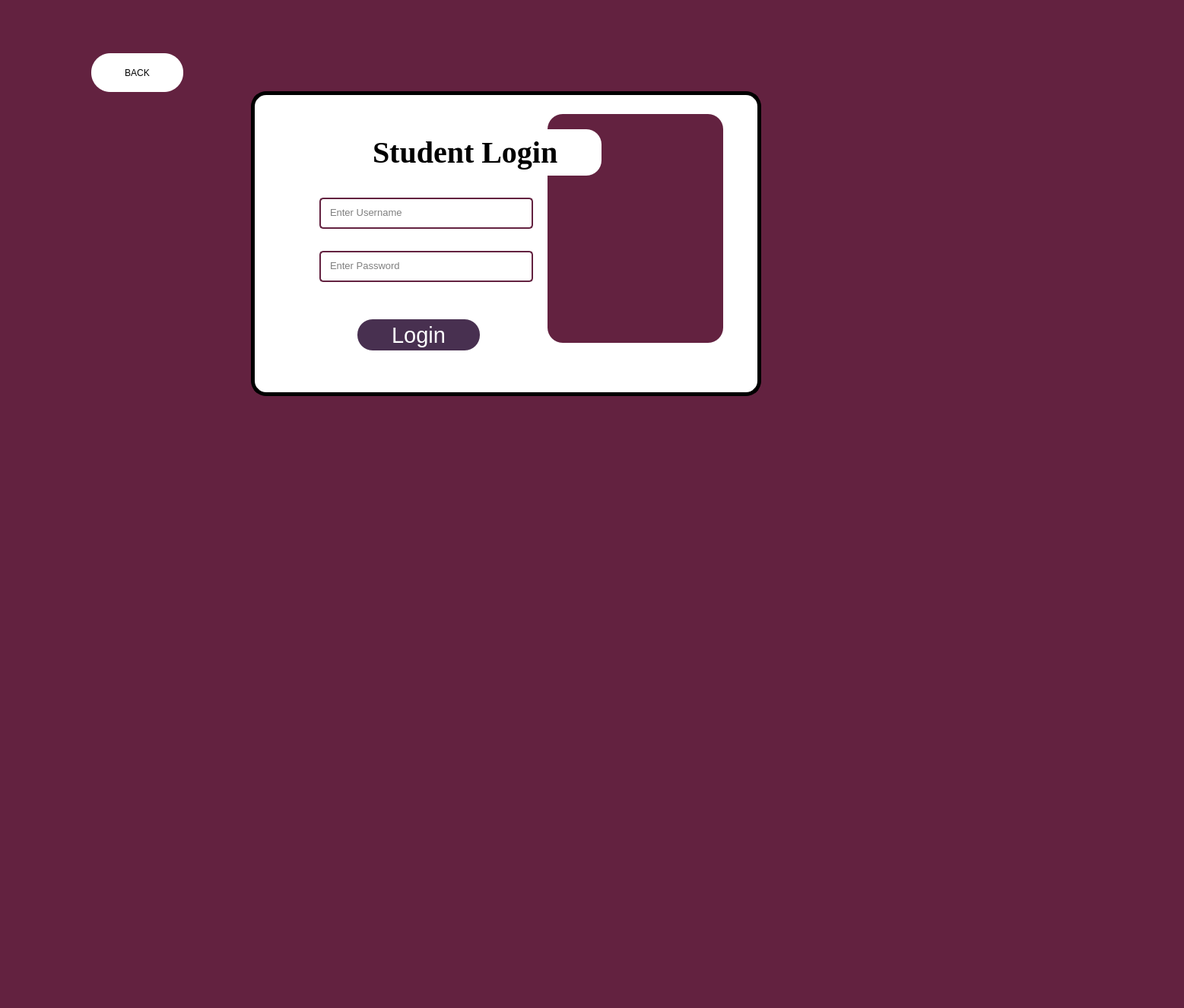
<?xml version="1.0" encoding="UTF-8"?>
<ui version="4.0">
 <class>MainWindow</class>
 <widget class="QMainWindow" name="MainWindow">
  <property name="geometry">
   <rect>
    <x>0</x>
    <y>0</y>
    <width>1557</width>
    <height>1326</height>
   </rect>
  </property>
  <property name="windowTitle">
   <string>Form</string>
  </property>
  <property name="styleSheet">
   <string notr="true">background-color: rgb(99,34,64);</string>
  </property>
  <widget class="QWidget" name="widget">
   <property name="styleSheet">
    <string notr="true">background-color: rgb(99,34,64);
border-radius:20px;</string>
   </property>
   <widget class="QLineEdit" name="lineEdit">
    <property name="geometry">
     <rect>
      <x>420</x>
      <y>260</y>
      <width>281</width>
      <height>41</height>
     </rect>
    </property>
    <property name="font">
     <font>
      <pointsize>10</pointsize>
     </font>
    </property>
    <property name="styleSheet">
     <string notr="true">background-color: rgb(255,255,255);
border-radius:5px;
padding-left:10px;
border:1.5px solid rgba(0,0,0);
border-color: rgb(99, 34, 64);
padding-bottom:3px</string>
    </property>
    <property name="placeholderText">
     <string>Enter Username</string>
    </property>
   </widget>
   <widget class="QLineEdit" name="lineEdit_2">
    <property name="geometry">
     <rect>
      <x>420</x>
      <y>330</y>
      <width>281</width>
      <height>41</height>
     </rect>
    </property>
    <property name="font">
     <font>
      <pointsize>10</pointsize>
     </font>
    </property>
    <property name="styleSheet">
     <string notr="true">background-color: rgb(255, 255, 255);
color: rgb(0,0,0);
border-radius:5px;
padding-left:10px;
border:1.5px solid rgba(0,0,0);
border-color: rgb(99, 34, 64);
padding-bottom:3px</string>
    </property>
    <property name="echoMode">
     <enum>QLineEdit::Password</enum>
    </property>
    <property name="placeholderText">
     <string>Enter Password</string>
    </property>
   </widget>
   <widget class="QPushButton" name="loginbutton">
    <property name="geometry">
     <rect>
      <x>470</x>
      <y>420</y>
      <width>161</width>
      <height>41</height>
     </rect>
    </property>
    <property name="font">
     <font>
      <family>MS Shell Dlg 2</family>
      <pointsize>22</pointsize>
      <weight>50</weight>
      <italic>false</italic>
      <bold>false</bold>
     </font>
    </property>
    <property name="styleSheet">
     <string notr="true">QPushButton{
font: 22pt &quot;MS Shell Dlg 2&quot;;
	background-color: rgb(72, 48, 80);
    color:rgb(255, 255, 255);
border-radius:20px;
}

QPushButton:pressed{
background-color: rgb(209, 199, 199);
}
</string>
    </property>
    <property name="text">
     <string>Login</string>
    </property>
   </widget>
   <widget class="QLabel" name="label">
    <property name="geometry">
     <rect>
      <x>330</x>
      <y>120</y>
      <width>671</width>
      <height>401</height>
     </rect>
    </property>
    <property name="styleSheet">
     <string notr="true">background-color: rgb(255, 255, 255);
border-radius:20px;
border: 5px solid black; </string>
    </property>
    <property name="text">
     <string/>
    </property>
   </widget>
   <widget class="QLabel" name="label_3">
    <property name="geometry">
     <rect>
      <x>490</x>
      <y>170</y>
      <width>301</width>
      <height>61</height>
     </rect>
    </property>
    <property name="font">
     <font>
      <family>Times New Roman</family>
      <pointsize>30</pointsize>
      <weight>75</weight>
      <bold>true</bold>
     </font>
    </property>
    <property name="styleSheet">
     <string notr="true">background-color: rgb(255, 255, 255);</string>
    </property>
    <property name="text">
     <string>Student Login</string>
    </property>
   </widget>
   <widget class="QLabel" name="label_4">
    <property name="geometry">
     <rect>
      <x>400</x>
      <y>150</y>
      <width>61</width>
      <height>81</height>
     </rect>
    </property>
    <property name="font">
     <font>
      <pointsize>50</pointsize>
     </font>
    </property>
    <property name="styleSheet">
     <string notr="true">background-color: rgb(255, 255, 255);</string>
    </property>
    <property name="text">
     <string/>
    </property>
    <property name="textFormat">
     <enum>Qt::AutoText</enum>
    </property>
    <property name="pixmap">
     <pixmap>../../lock.png</pixmap>
    </property>
   </widget>
   <widget class="QLabel" name="label_5">
    <property name="geometry">
     <rect>
      <x>720</x>
      <y>150</y>
      <width>231</width>
      <height>301</height>
     </rect>
    </property>
    <property name="text">
     <string/>
    </property>
    <property name="pixmap">
     <pixmap>../../tp1.png</pixmap>
    </property>
    <property name="scaledContents">
     <bool>false</bool>
    </property>
   </widget>
   <widget class="QPushButton" name="pushButton">
    <property name="geometry">
     <rect>
      <x>120</x>
      <y>70</y>
      <width>121</width>
      <height>51</height>
     </rect>
    </property>
    <property name="styleSheet">
     <string notr="true">QPushButton{
background-color: rgb(255, 255, 255);
font: 63 17pt &quot;Segoe UI Variable Small Semibol&quot;;
border-radius: 25px;
color:black;
}
QPushButton:pressed{

background-color: rgb(209, 199, 199);
}</string>
    </property>
    <property name="text">
     <string>BACK</string>
    </property>
   </widget>
   <widget class="QLabel" name="label_2">
    <property name="geometry">
     <rect>
      <x>0</x>
      <y>0</y>
      <width>1381</width>
      <height>781</height>
     </rect>
    </property>
    <property name="text">
     <string/>
    </property>
    <property name="pixmap">
     <pixmap>../../WhatsApp Image 2024-03-22 at 2.43.00 AM.jpeg</pixmap>
    </property>
    <property name="scaledContents">
     <bool>true</bool>
    </property>
   </widget>
   <zorder>label_2</zorder>
   <zorder>label</zorder>
   <zorder>label_4</zorder>
   <zorder>loginbutton</zorder>
   <zorder>lineEdit_2</zorder>
   <zorder>lineEdit</zorder>
   <zorder>pushButton</zorder>
   <zorder>label_5</zorder>
   <zorder>label_3</zorder>
  </widget>
 </widget>
 <resources/>
 <connections/>
</ui>
